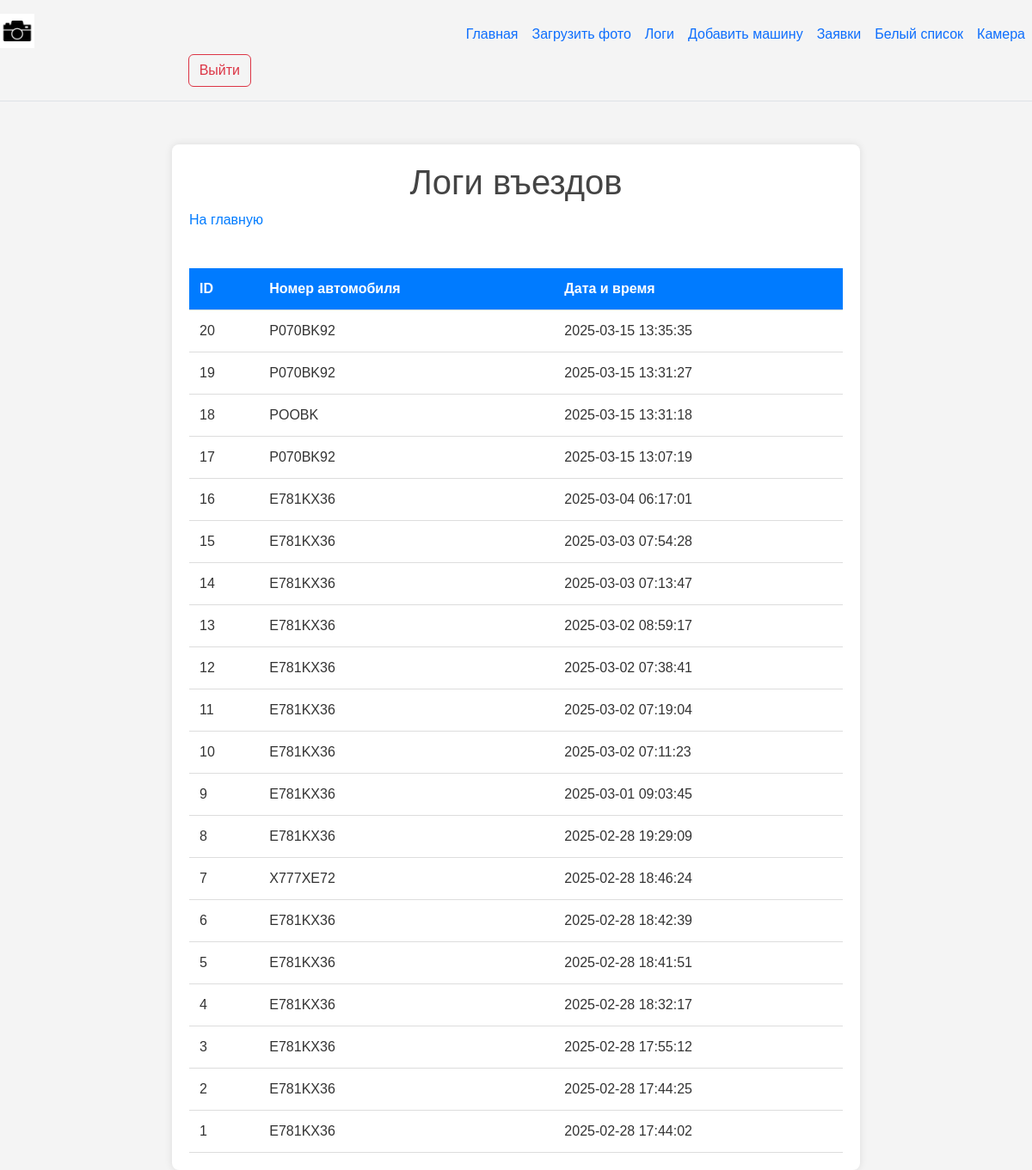
The app's page /logs (signed in) with its own data.
### proj/test.py (models this page shows)
class Log(db.Model):
    id = db.Column(db.Integer, primary_key=True)
    plates = db.Column(db.String(20), nullable=False)
    date = db.Column(db.DateTime, default=datetime.utcnow)

### proj/test.py (the view)
@app.route('/logs')
@login_required
def view_logs():
    logs = Log.query.order_by(Log.date.desc()).all()
    return render_template('logs.html', logs=logs)

### proj/test.py (called while the page is built)
def login_required(f):
    @wraps(f)
    def decorated_function(*args, **kwargs):
        if 'user_id' not in session:
            flash('Пожалуйста, войдите в систему')
            return redirect(url_for('login'))
        return f(*args, **kwargs)
    return decorated_function

### proj/templates/logs.html (shortened to what this page needs)
{% extends 'base.html' %}
{% block body %}
    <h1>Логи въездов</h1>
    <a href="/">На главную</a>
    <br><br>
    <table>
        <thead>
            <tr>
                <th>ID</th>
                <th>Номер автомобиля</th>
                <th>Дата и время</th>
            </tr>
        </thead>
        <tbody>
            {% for log in logs %}
                <tr>
                    <td>{{ log.id }}</td>
                    <td>{{ log.plates }}</td>
                    <td>{{ log.date.strftime('%Y-%m-%d %H:%M:%S') }}</td>
                </tr>
            {% endfor %}
        </tbody>
    </table>
{% endblock %}

### proj/static/styles.css (style rules this page uses)
body { font-family: Arial, sans-serif; background-color: #f4f4f4; margin: 0; padding: 0; color: #333; }
h1 { text-align: center; color: #444; }
a { color: #007bff; text-decoration: none; }
table { width: 100%; border-collapse: collapse; margin-top: 20px; }
th, td { padding: 12px; text-align: left; border-bottom: 1px solid #ddd; }
th { background-color: #007bff; color: #fff; }

### records on screen
Log: id "20", plates "P070BK92", date "2025-03-15 13:35:35"
Log: id "19", plates "P070BK92", date "2025-03-15 13:31:27"
Log: id "18", plates "POOBK", date "2025-03-15 13:31:18"
Log: id "17", plates "P070BK92", date "2025-03-15 13:07:19"
Log: id "16", plates "E781KX36", date "2025-03-04 06:17:01"
Log: id "15", plates "E781KX36", date "2025-03-03 07:54:28"
Log: id "14", plates "E781KX36", date "2025-03-03 07:13:47"
Log: id "13", plates "E781KX36", date "2025-03-02 08:59:17"
Log: id "12", plates "E781KX36", date "2025-03-02 07:38:41"
Log: id "11", plates "E781KX36", date "2025-03-02 07:19:04"
Log: id "10", plates "E781KX36", date "2025-03-02 07:11:23"
Log: id "9", plates "E781KX36", date "2025-03-01 09:03:45"
Log: id "8", plates "E781KX36", date "2025-02-28 19:29:09"
Log: id "7", plates "X777XE72", date "2025-02-28 18:46:24"
Log: id "6", plates "E781KX36", date "2025-02-28 18:42:39"
Log: id "5", plates "E781KX36", date "2025-02-28 18:41:51"
Log: id "4", plates "E781KX36", date "2025-02-28 18:32:17"
Log: id "3", plates "E781KX36", date "2025-02-28 17:55:12"
Log: id "2", plates "E781KX36", date "2025-02-28 17:44:25"
Log: id "1", plates "E781KX36", date "2025-02-28 17:44:02"
